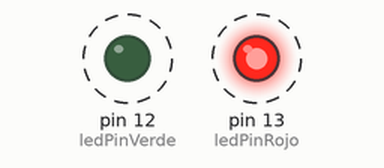
The sketch below on a simulated Arduino Uno, built with avr-gcc and run on an emulated ATmega328P. Parts: output pins drawn as LEDs (lit = HIGH). Dashed ring = blinking.

Above: at 0.5 s.
Timing chart, 0 to 4.6 s (numbered marks = the images above):
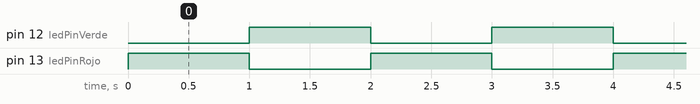

Measured:
- by itself, pin 12 (ledPinVerde), pin 13 (ledPinRojo): alternates HIGH for 1.0 s and LOW for 1.0 s

The sketch:

Arduino.ino
```cpp
// (licence header left out)
// Definimos las variables de tipo entero
int ledPinRojo = 13;
int ledPinVerde = 12;
int delayTime = 1000;

//Este código se ejecuta la primera vez
void setup() {
  // Configuramos los pines en modo salida
  pinMode(ledPinRojo, OUTPUT);
  pinMode(ledPinVerde, OUTPUT);
  // Inicializamos los pines a un valor BAJO
  digitalWrite(ledPinRojo, LOW);
  digitalWrite(ledPinVerde, LOW);
}

//Este código se ejecuta en bucle repetidamente
void loop() {
  // Escribimos los valores ALTO y BAJO e los pines y esperamos
  digitalWrite(ledPinRojo, HIGH);
  digitalWrite(ledPinVerde, LOW);
  // Esperar
  delay(delayTime);
  // Escribimos los valores ALTO y BAJO e los pines y esperamos
  digitalWrite(ledPinRojo, LOW);
  digitalWrite(ledPinVerde, HIGH);
  // Esperar
  delay(delayTime);
}
```
